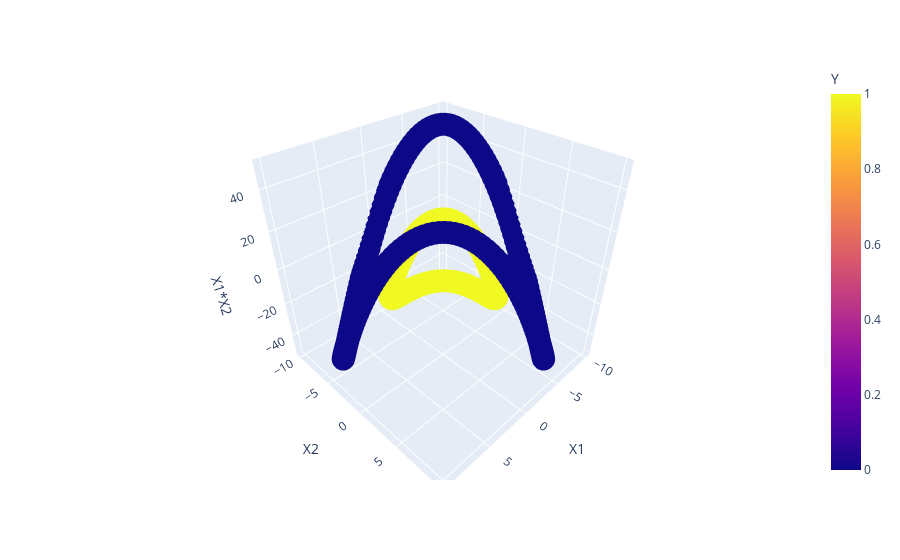

The cell this chart's notebook holds for it:
### Code cell
import plotly.express as px

fig = px.scatter_3d(df, x='X1', y='X2', z='X1*X2',
              color='Y')
fig.show()

### Figure 1 — Plotly figure (JSON) as saved in the notebook; plotly's stock layout.template omitted (floating-point values rounded to 4 significant figures; data arrays with more than 128 entries replaced by an {"elided": "..."} marker saying what was removed)
{"data": [{"hovertemplate": "X1=%{x}<br>X2=%{y}<br>X1*X2=%{z}<br>Y=%{marker.color}<extra></extra>", "legendgroup": "", "marker": {"color": {"elided": "400 int values"}, "coloraxis": "coloraxis", "symbol": "circle"}, "mode": "markers", "name": "", "scene": "scene", "showlegend": false, "type": "scatter3d", "x": {"elided": "400 float values"}, "y": {"elided": "400 float values"}, "z": {"elided": "400 float values"}}], "layout": {"coloraxis": {"colorbar": {"title": {"text": "Y"}}, "colorscale": [[0, "#0d0887"], [0.1111, "#46039f"], [0.2222, "#7201a8"], [0.3333, "#9c179e"], [0.4444, "#bd3786"], [0.5556, "#d8576b"], [0.6667, "#ed7953"], [0.7778, "#fb9f3a"], [0.8889, "#fdca26"], [1, "#f0f921"]]}, "legend": {"tracegroupgap": 0}, "margin": {"t": 60}, "scene": {"domain": {"x": [0, 1], "y": [0, 1]}, "xaxis": {"title": {"text": "X1"}}, "yaxis": {"title": {"text": "X2"}}, "zaxis": {"title": {"text": "X1*X2"}}}}}
